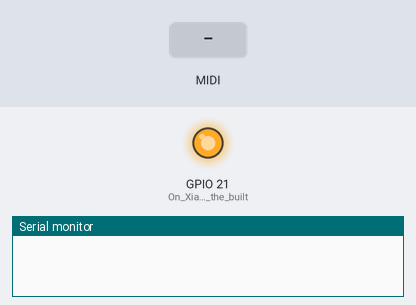
The sketch below on a simulated Seeed XIAO ESP32-S3. Shown: output pins drawn as LEDs (lit = HIGH), the last lines printed to the serial monitor. Inputs (shaded band) come from the test bench. MIDI output is not drawn.

Above: at 1.2 s.
1.3 s: MIDI note 36 received
At 1.45 s:
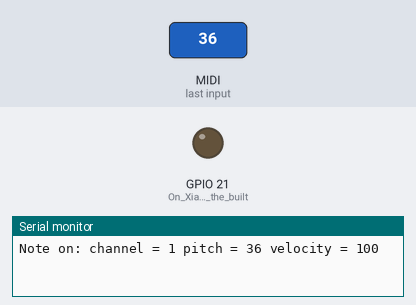
Timing chart, 0 to 4.3 s (numbered marks = the images above; inputs shaded):
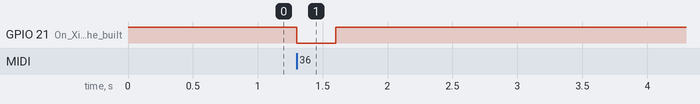

Measured:
- after the input at 1.3 s, GPIO 21 (On_Xiao_ESP32S3_the_built): HIGH → LOW at once, → HIGH 0.30 s later

The sketch:

Midi_HWSERIAL0_test.ino
```cpp
// Simple example for using the hardware serial port for MIDI

#include <MIDI.h>

MIDI_CREATE_INSTANCE(HardwareSerial, Serial0, MIDI); // Hardware Serial port 0  ( TX pin GPIO43, RX pin GPIO44 on Xiao ESP32S3)

// Variable that holds the current position in the sequence.
uint32_t position = 0;

// Store example melody as an array of note values
byte note_sequence[] = {
    74, 78, 81, 86, 90, 93, 98, 102, 57, 61, 66, 69, 73, 78, 81, 85, 88, 92, 97, 100, 97, 92, 88, 85, 81, 78,
    74, 69, 66, 62, 57, 62, 66, 69, 74, 78, 81, 86, 90, 93, 97, 102, 97, 93, 90, 85, 81, 78, 73, 68, 64, 61,
    56, 61, 64, 68, 74, 78, 81, 86, 90, 93, 98, 102
};


void setup()
{
Serial.begin(115200); // Start the USB serial port to monitor incomming midi messages on the HARDWARE serial port

pinMode(LED_BUILTIN, OUTPUT);   //On Xiao ESP32S3 the builtin led is on GPIO21
digitalWrite(LED_BUILTIN,HIGH); //and active LOW

MIDI.begin(MIDI_CHANNEL_OMNI);  // Launch MIDI and listen to all channels

// Attach the handleNoteOn function to the MIDI Library. It will
// be called whenever the Bluefruit receives MIDI Note On messages.
MIDI.setHandleNoteOn(handleNoteOn);

// Do the same for MIDI Note Off messages.
MIDI.setHandleNoteOff(handleNoteOff);
}

void loop()
{
  static uint32_t start_ms = 0;
  if (millis() - start_ms > 266) {
    start_ms += 266;

    // Setup variables for the current and previous
    // positions in the note sequence.
    int previous = position - 1;

    // If we currently are at position 0, set the
    // previous position to the last note in the sequence.
    if (previous < 0) {
      previous = sizeof(note_sequence) - 1;
    }

    // Send Note On for current position at full velocity (127) on channel 1.
    MIDI.sendNoteOn(note_sequence[position], 127, 1);

    // Send Note Off for previous note.
    MIDI.sendNoteOff(note_sequence[previous], 0, 1);

    // Increment position
    position++;

    // If we are at the end of the sequence, start over.
    if (position >= sizeof(note_sequence)) {
      position = 0;
    }
  }
   MIDI.read();
}


void handleNoteOn(byte channel, byte pitch, byte velocity) {
  // Log when a note is pressed.
  digitalWrite(LED_BUILTIN,LOW);

  Serial.print("Note on: channel = ");
  Serial.print(channel);

  Serial.print(" pitch = ");
  Serial.print(pitch);

  Serial.print(" velocity = ");
  Serial.println(velocity);
}

void handleNoteOff(byte channel, byte pitch, byte velocity) {
  // Log when a note is released.
  digitalWrite(LED_BUILTIN,HIGH);

  Serial.print("Note off: channel = ");
  Serial.print(channel);

  Serial.print(" pitch = ");
  Serial.print(pitch);

  Serial.print(" velocity = ");
  Serial.println(velocity);
}
```
